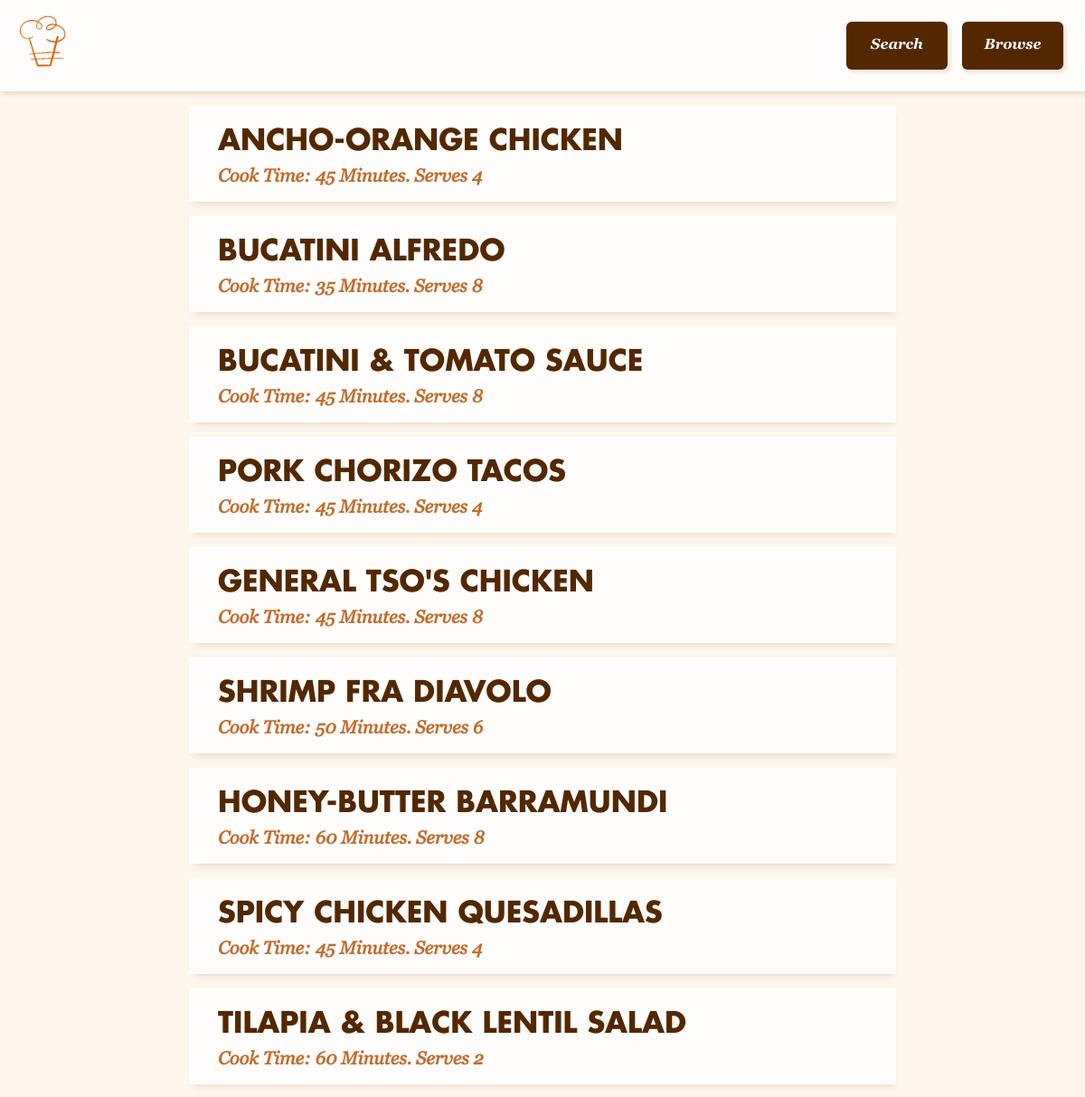
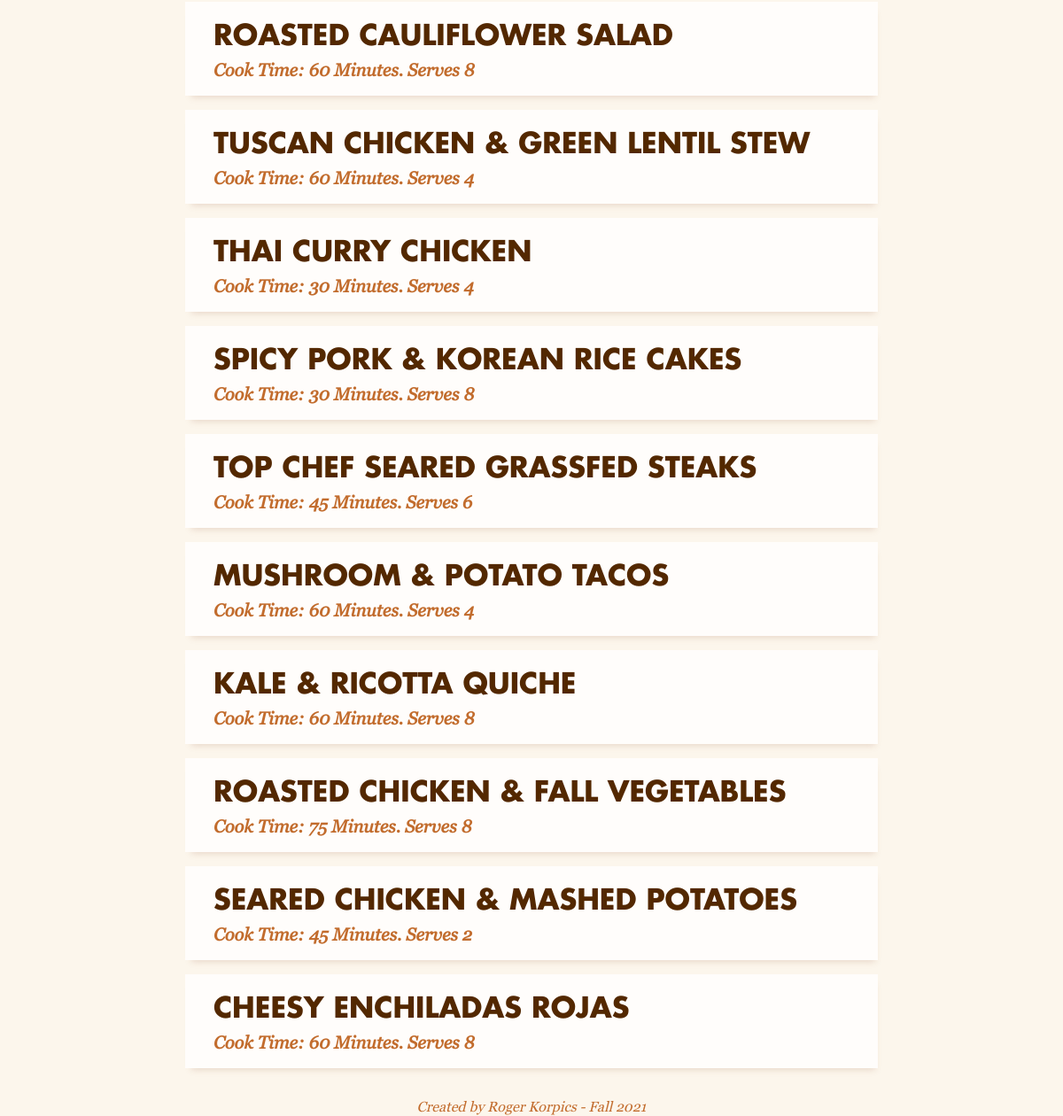
The page /final/category-list.php?category=Dinner on the database its author committed (2 pictures, top to bottom).
### tables this page shows
CREATE TABLE `recipes` (
  `id` int(11) NOT NULL,
  `name` varchar(250) NOT NULL,
  `cooking-time` int(250) NOT NULL,
  `serving-amount` int(100) NOT NULL,
  `ingredients` varchar(5000) NOT NULL,
  `instructions` varchar(5000) NOT NULL,
  `category` varchar(250) NOT NULL,
  `file-id` int(11) NOT NULL
);

### final/category-item.php (the view, shortened to what this page needs)
<?php
    if (isset($_GET['category'])){
        $category = $_GET['category'];
    }
    $cat_query = "SELECT * FROM recipes WHERE  category = '$category'";;
    $cat_result = mysqli_query($db_connection, $cat_query);
?>
<?php
    while ($row = mysqli_fetch_assoc($cat_result)) {
              echo '<div class="search-result">';
              echo '<div id="search-details">';
              echo '<a href="recipe.php?id=' . $row['id'] . '"><h1 id="search-title">' . $row['name'] . '</h1></a>';
              echo '<h2 id="search-description">Cook Time: ' . $row['cooking-time'] . ' Minutes. Serves ' . $row['serving-amount'] . '</h2>';
              echo '</div>';
              echo '</div>';
          }
?>

### final/stylesheet.css (style rules this page uses)
:root { --carrot: #c26c2d; --cream: #fcf6ec; --dark-chocolate: #532800; --ghost-chocolate: #a3694834; --milk: #fffdfb; }
body { font-family: georgiaregular; background-color: var(--cream); margin: 0; color: var(--dark-chocolate); overflow: none; }
a { text-decoration: none; color: var(--dark-chocolate); }
.search-result { grid-template-columns: 1fr 3fr; grid-template-areas: 'search-thumbnail search-details'; padding: 1em; background-color: var(--milk); margin: 1em; box-shadow: 2px 7px 7px -5px var(--ghost-chocolate); color: var(--dark-chocolate); max-width: 750px; margin-left: auto; margin-right: auto; }
#search-details { margin-left: 1em; margin-top: auto; margin-bottom: auto; }
#search-title { margin: 0; font-family: futurabold; text-transform: uppercase; font-size: 1.25em; }
#search-description { margin: 0; padding-top: .25em; font-size: 1em; color: var(--carrot); font-family: georgiaitalic; }
@media screen and (min-width: 768px) { #search-title { font-size: 2em; } }
@media screen and (min-width: 768px) { #search-description { font-size: 1.25em; } }

### rows shown on the page
recipes: name "ANCHO-ORANGE CHICKEN", value "45", value "4"
recipes: name "BUCATINI ALFREDO", value "35", value "8"
recipes: name "BUCATINI & TOMATO SAUCE", value "45", value "8"
recipes: name "PORK CHORIZO TACOS", value "45", value "4"
recipes: name "GENERAL TSO'S CHICKEN", value "45", value "8"
recipes: name "SHRIMP FRA DIAVOLO", value "50", value "6"
recipes: name "HONEY-BUTTER BARRAMUNDI", value "60", value "8"
recipes: name "SPICY CHICKEN QUESADILLAS", value "45", value "4"
recipes: name "TILAPIA & BLACK LENTIL SALAD", value "60", value "2"
recipes: name "ROASTED CAULIFLOWER SALAD", value "60", value "8"
recipes: name "TUSCAN CHICKEN & GREEN LENTIL STEW", value "60", value "4"
recipes: name "THAI CURRY CHICKEN", value "30", value "4"
recipes: name "SPICY PORK & KOREAN RICE CAKES", value "30", value "8"
recipes: name "TOP CHEF SEARED GRASSFED STEAKS", value "45", value "6"
recipes: name "MUSHROOM & POTATO TACOS", value "60", value "4"
recipes: name "KALE & RICOTTA QUICHE", value "60", value "8"
recipes: name "ROASTED CHICKEN & FALL VEGETABLES", value "75", value "8"
recipes: name "SEARED CHICKEN & MASHED POTATOES", value "45", value "2"
recipes: name "CHEESY ENCHILADAS ROJAS", value "60", value "8"
